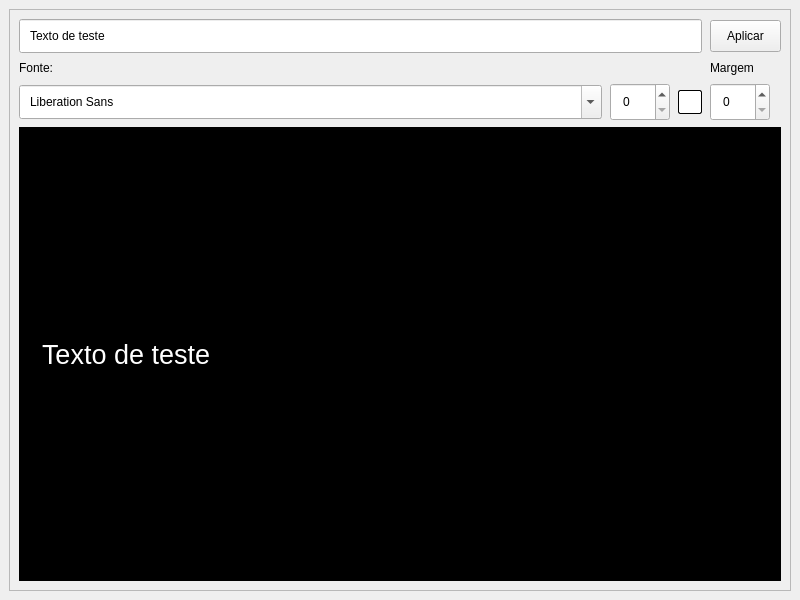
<?xml version="1.0" encoding="UTF-8"?>
<ui version="4.0">
 <class>MainWindow</class>
 <widget class="QMainWindow" name="MainWindow">
  <property name="geometry">
   <rect>
    <x>0</x>
    <y>0</y>
    <width>800</width>
    <height>600</height>
   </rect>
  </property>
  <property name="windowTitle">
   <string>Configurações de projeção</string>
  </property>
  <property name="unifiedTitleAndToolBarOnMac">
   <bool>false</bool>
  </property>
  <widget class="QWidget" name="centralwidget">
   <property name="styleSheet">
    <string notr="true">* {
	padding: 0px;
}</string>
   </property>
   <layout class="QVBoxLayout" name="verticalLayout">
    <item>
     <widget class="QScrollArea" name="scrollArea">
      <property name="widgetResizable">
       <bool>true</bool>
      </property>
      <property name="alignment">
       <set>Qt::AlignHCenter|Qt::AlignTop</set>
      </property>
      <widget class="QWidget" name="scrollAreaWidgetContents">
       <property name="geometry">
        <rect>
         <x>0</x>
         <y>0</y>
         <width>780</width>
         <height>580</height>
        </rect>
       </property>
       <property name="sizePolicy">
        <sizepolicy hsizetype="Preferred" vsizetype="Expanding">
         <horstretch>0</horstretch>
         <verstretch>0</verstretch>
        </sizepolicy>
       </property>
       <layout class="QVBoxLayout" name="verticalLayout_2">
        <item>
         <layout class="QVBoxLayout" name="verticalLayout_3">
          <item>
           <layout class="QGridLayout" name="gridLayout">
            <property name="spacing">
             <number>8</number>
            </property>
            <item row="3" column="1">
             <widget class="QSpinBox" name="font_size_spin_box">
              <property name="sizePolicy">
               <sizepolicy hsizetype="Fixed" vsizetype="Fixed">
                <horstretch>0</horstretch>
                <verstretch>0</verstretch>
               </sizepolicy>
              </property>
              <property name="minimumSize">
               <size>
                <width>60</width>
                <height>0</height>
               </size>
              </property>
              <property name="maximumSize">
               <size>
                <width>60</width>
                <height>16777215</height>
               </size>
              </property>
              <property name="styleSheet">
               <string notr="true">padding: 8px;</string>
              </property>
              <property name="maximum">
               <number>1638</number>
              </property>
             </widget>
            </item>
            <item row="2" column="3">
             <widget class="QLabel" name="label_2">
              <property name="text">
               <string>Margem</string>
              </property>
             </widget>
            </item>
            <item row="3" column="0">
             <widget class="QFontComboBox" name="font_family_combo_box">
              <property name="sizePolicy">
               <sizepolicy hsizetype="Expanding" vsizetype="Fixed">
                <horstretch>0</horstretch>
                <verstretch>0</verstretch>
               </sizepolicy>
              </property>
              <property name="styleSheet">
               <string notr="true">padding: 8px;</string>
              </property>
             </widget>
            </item>
            <item row="1" column="3">
             <widget class="QPushButton" name="apply_button">
              <property name="sizePolicy">
               <sizepolicy hsizetype="Fixed" vsizetype="Fixed">
                <horstretch>0</horstretch>
                <verstretch>0</verstretch>
               </sizepolicy>
              </property>
              <property name="minimumSize">
               <size>
                <width>71</width>
                <height>0</height>
               </size>
              </property>
              <property name="cursor">
               <cursorShape>PointingHandCursor</cursorShape>
              </property>
              <property name="styleSheet">
               <string notr="true">padding: 8px;</string>
              </property>
              <property name="text">
               <string>Aplicar</string>
              </property>
             </widget>
            </item>
            <item row="3" column="3">
             <widget class="QSpinBox" name="margin_spin_box">
              <property name="sizePolicy">
               <sizepolicy hsizetype="Fixed" vsizetype="Fixed">
                <horstretch>0</horstretch>
                <verstretch>0</verstretch>
               </sizepolicy>
              </property>
              <property name="minimumSize">
               <size>
                <width>60</width>
                <height>0</height>
               </size>
              </property>
              <property name="maximumSize">
               <size>
                <width>60</width>
                <height>16777215</height>
               </size>
              </property>
              <property name="styleSheet">
               <string notr="true">padding: 8px;</string>
              </property>
              <property name="maximum">
               <number>1000000</number>
              </property>
             </widget>
            </item>
            <item row="1" column="0" colspan="3">
             <widget class="QLineEdit" name="preview_text_line_edit">
              <property name="sizePolicy">
               <sizepolicy hsizetype="Expanding" vsizetype="Fixed">
                <horstretch>0</horstretch>
                <verstretch>0</verstretch>
               </sizepolicy>
              </property>
              <property name="styleSheet">
               <string notr="true">padding: 8px;</string>
              </property>
              <property name="text">
               <string>Texto de teste</string>
              </property>
              <property name="placeholderText">
               <string/>
              </property>
             </widget>
            </item>
            <item row="2" column="0" colspan="3">
             <widget class="QLabel" name="label">
              <property name="sizePolicy">
               <sizepolicy hsizetype="Expanding" vsizetype="Preferred">
                <horstretch>0</horstretch>
                <verstretch>0</verstretch>
               </sizepolicy>
              </property>
              <property name="text">
               <string>Fonte:</string>
              </property>
             </widget>
            </item>
            <item row="3" column="2">
             <widget class="QPushButton" name="change_color_button">
              <property name="sizePolicy">
               <sizepolicy hsizetype="Fixed" vsizetype="Fixed">
                <horstretch>0</horstretch>
                <verstretch>0</verstretch>
               </sizepolicy>
              </property>
              <property name="minimumSize">
               <size>
                <width>24</width>
                <height>24</height>
               </size>
              </property>
              <property name="maximumSize">
               <size>
                <width>24</width>
                <height>24</height>
               </size>
              </property>
              <property name="cursor">
               <cursorShape>PointingHandCursor</cursorShape>
              </property>
              <property name="styleSheet">
               <string notr="true">border-style: solid;
border-radius: 2px;
background-color: #ffffff;
border-color: black;
border-width: 1px;
</string>
              </property>
              <property name="text">
               <string/>
              </property>
             </widget>
            </item>
           </layout>
          </item>
          <item>
           <widget class="QLabel" name="preview_label">
            <property name="sizePolicy">
             <sizepolicy hsizetype="Expanding" vsizetype="Expanding">
              <horstretch>0</horstretch>
              <verstretch>0</verstretch>
             </sizepolicy>
            </property>
            <property name="minimumSize">
             <size>
              <width>0</width>
              <height>200</height>
             </size>
            </property>
            <property name="font">
             <font>
              <family>Arial</family>
              <pointsize>20</pointsize>
             </font>
            </property>
            <property name="cursor">
             <cursorShape>PointingHandCursor</cursorShape>
            </property>
            <property name="layoutDirection">
             <enum>Qt::LeftToRight</enum>
            </property>
            <property name="styleSheet">
             <string notr="true">background-color: black;
color: white;
padding: 16px;</string>
            </property>
            <property name="text">
             <string>Texto de teste</string>
            </property>
            <property name="alignment">
             <set>Qt::AlignLeading|Qt::AlignLeft|Qt::AlignVCenter</set>
            </property>
            <property name="wordWrap">
             <bool>true</bool>
            </property>
           </widget>
          </item>
         </layout>
        </item>
       </layout>
      </widget>
     </widget>
    </item>
   </layout>
  </widget>
 </widget>
 <resources/>
 <connections/>
</ui>
